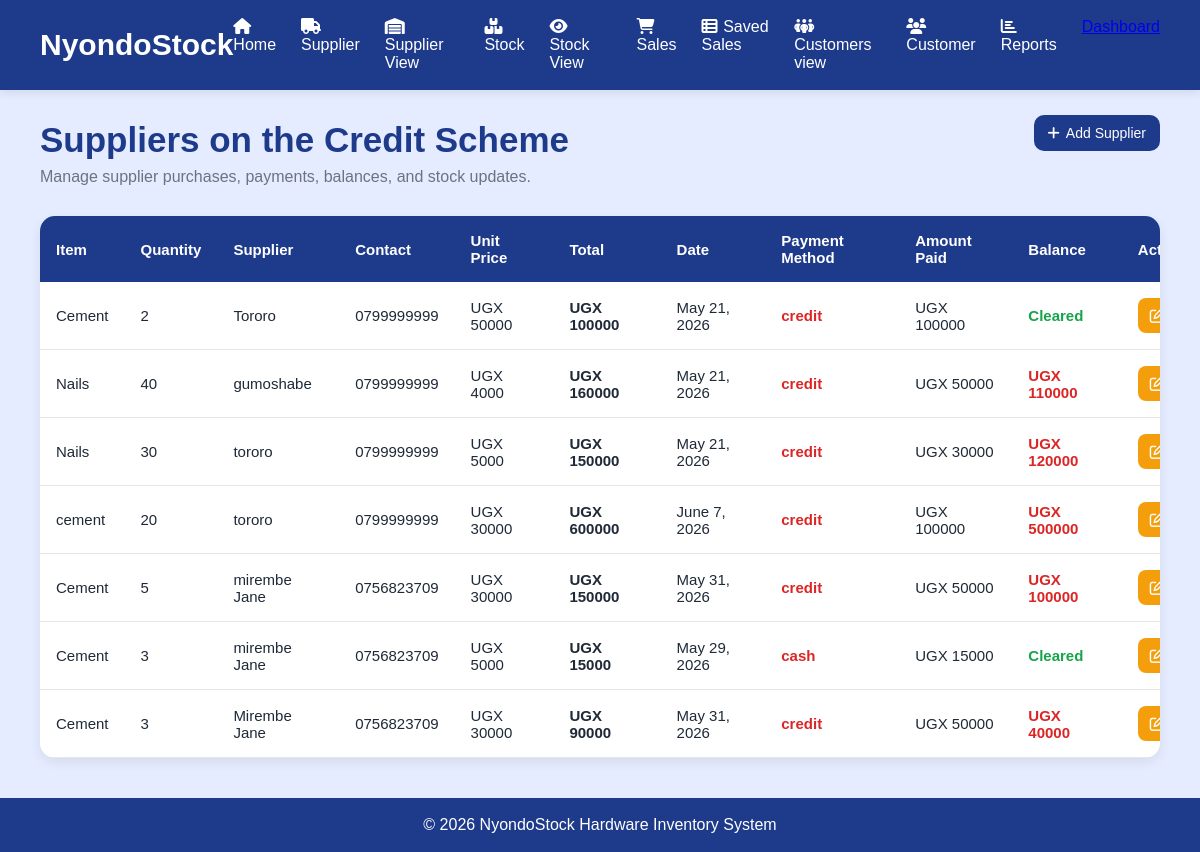
Page /supplier_view/ (signed in) on the earlier database version.
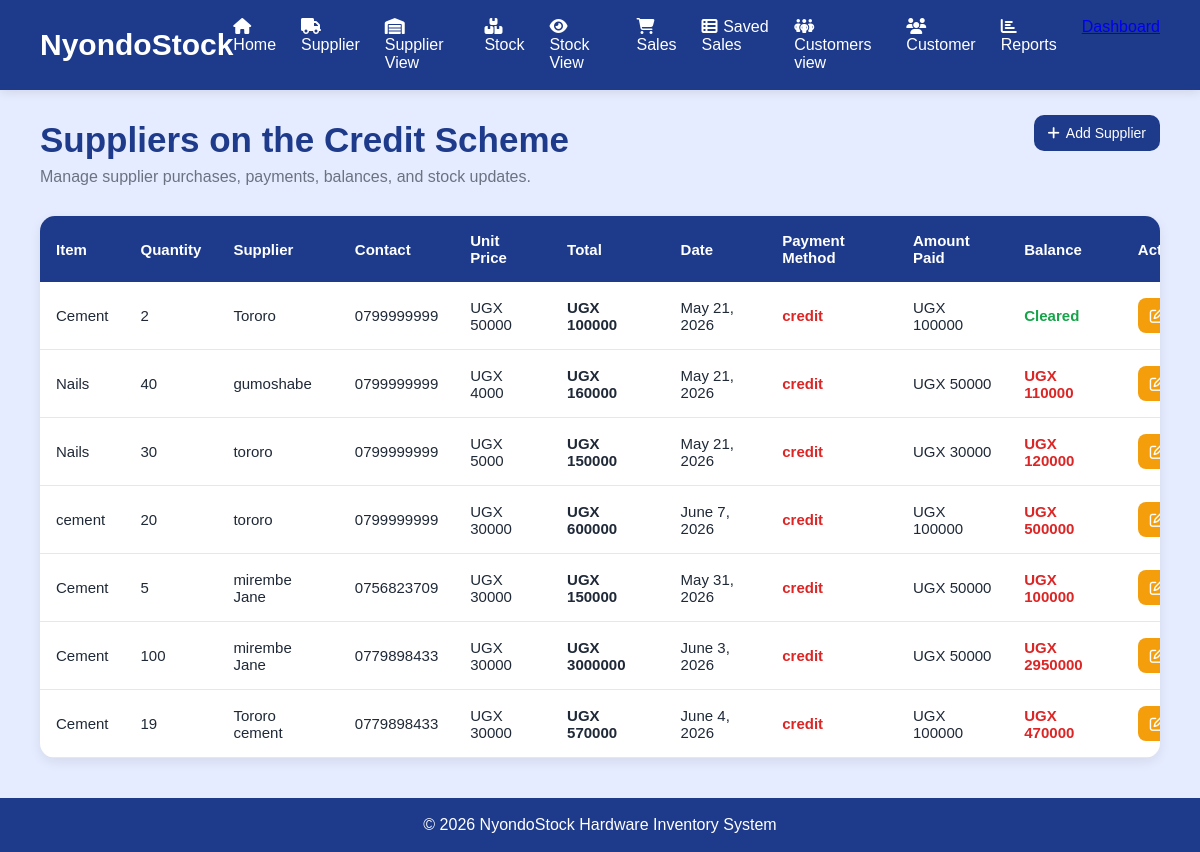
Same page on the later database version.
### mugeniapp/models.py (models this page shows, shortened)
class Supplier(models.Model):
    product_name = models.CharField(max_length=100, default="0")
    supplier_name = models.CharField(max_length=100)
    supplier_contact = models.CharField(
    max_length=20,
    null=True,
    blank=True
)
    quantity = models.PositiveIntegerField(default=0)
    cost_price = models.PositiveIntegerField(default=0)
    total_cost = models.PositiveIntegerField(default=0 , blank=True, null=True)
    date = models.DateField()
    method_of_payment = models.CharField(max_length=50, default="Credit")
    amount_paid = models.IntegerField(default=0)
    balance = models.IntegerField(default=0, blank=True, null=True)

### mugeniapp/views.py (the view)
# urls.py: path('supplier_view/',views.supplier_view, name='supplier_view'),
@login_required
def supplier_view(request):
    supplies = Supplier.objects.all()
    return render(request, 'supplier_view.html', {'supplies': supplies})

### mugeniapp/templates/supplier_view.html (shortened to what the changed rows need)
<!DOCTYPE html>
<html lang="en">
<head>
</head>
<body>
    <div class="page-header">
        <h1>Suppliers on the Credit Scheme</h1>
    </div>
    <div class="table-section">
        <div class="table-container">
            <table>
                <thead>
                    <tr>
                        <th>Item</th>
                        <th>Quantity</th>
                        <th>Supplier</th>
                        <th>Contact</th>
                        <th>Unit Price</th>
                        <th>Total</th>
                        <th>Date</th>
                        <th>Payment Method</th>
                        <th>Amount Paid</th>
                        <th>Balance</th>
                        <th>Actions</th>
                    </tr>
                </thead>
                <tbody>
                    {% for supply in supplies %}
                    <tr>
                        <td>{{ supply.product_name }}</td>
                        <td>{{ supply.quantity }}</td>
                        <td>{{ supply.supplier_name }}</td>
                        <td>{{ supply.supplier_contact }}</td>
                        <td>UGX {{ supply.cost_price }}</td>
                        <td><strong>UGX {{ supply.total_cost }}</strong></td>
                        <td>{{ supply.date }}</td>
                        <td>
                            {% if supply.method_of_payment == "Cash" %}
                                <span class="cash">{{ supply.method_of_payment }}</span>
                            {% else %}
                                <span class="credit">{{ supply.method_of_payment }}</span>
                            {% endif %}
                        </td>
                        <td>UGX {{ supply.amount_paid }}</td>
                        <td>
                            {% if supply.balance > 0 %}
                                <span class="credit">UGX {{ supply.balance }}</span>
                            {% else %}
                                <span class="cash">Cleared</span>
                            {% endif %}
                        </td>
                        <td>
                            <div class="actions">
                                <a href="{% url 'edit_supplier' supply.id %}" class="btn edit-btn">
                                    <i class="fa-regular fa-pen-to-square"></i>
                                </a>
                            </div>
                        </td>
                    </tr>
                    {% endfor %}
                </tbody>
            </table>
        </div>
    </div>
</body>
</html>

Differences in the rows shown:
removed Supplier: product_name "Cement", quantity "3", supplier_name "mirembe Jane", supplier_contact "0756823709", cost_price "5000", total_cost "15000", date "May 29, 2026", method_of_payment "cash", amount_paid "15000", balance "Cleared"
removed Supplier: product_name "Cement", quantity "3", supplier_name "Mirembe Jane", supplier_contact "0756823709", cost_price "30000", total_cost "90000", date "May 31, 2026", method_of_payment "credit", amount_paid "50000", balance "40000"
added Supplier: product_name "Cement", quantity "100", supplier_name "mirembe Jane", supplier_contact "0779898433", cost_price "30000", total_cost "3000000", date "June 3, 2026", method_of_payment "credit", amount_paid "50000", balance "2950000"
added Supplier: product_name "Cement", quantity "19", supplier_name "Tororo cement", supplier_contact "0779898433", cost_price "30000", total_cost "570000", date "June 4, 2026", method_of_payment "credit", amount_paid "100000", balance "470000"
